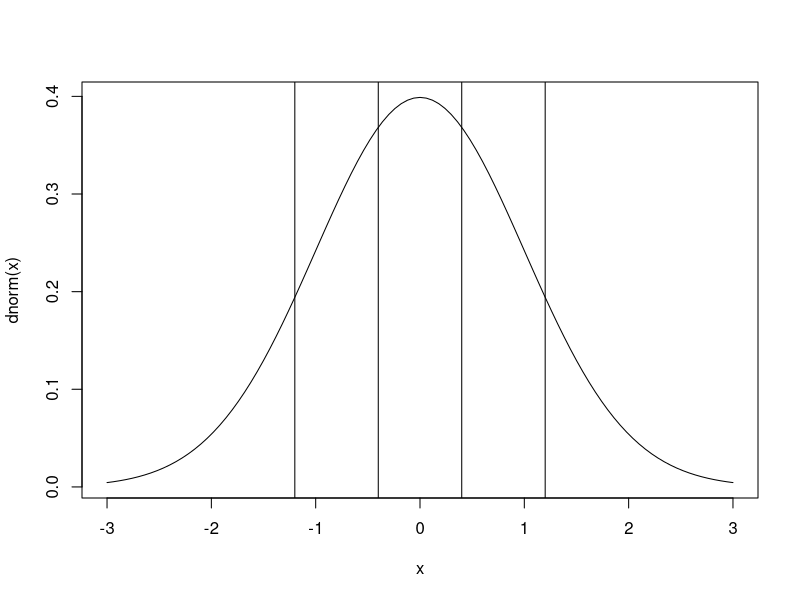

Recreate this plot in R.
## ---- chunk 1
library(dplyr)    # Data manipulation
library(magrittr) # Pipes
library(stringi)  # For counting substrings
library(ggplot2)  # Plotting suite
## ---- chunk 2
theme_update(plot.background = element_rect(fill = "transparent", colour = NA))
knitr::opts_chunk$set(dev.args=list(bg="transparent"))
## ---- chunk 3
set.seed(123)
x <- sample(1:6, 10, prob = rep(1/6, 6), replace = TRUE)
prop.table(table(x))
## ---- chunk 4
x <- sample(1:6, 100, prob = rep(1/6, 6), replace = TRUE)
prop.table(table(x))
## ---- chunk 5
x <- sample(1:6, 10000, prob = rep(1/6, 6), replace = TRUE)
prop.table(table(x))
## ---- chunk 6
x <- sample(1:6, 1000000, prob = rep(1/6, 6), replace = TRUE)
prop.table(table(x))
## ---- chunk 7
charx <- paste(x, collapse = "")

occurrences <- stri_count_fixed(charx, "123") / 1e6
trueprob <- (1/6)^3

cat(occurrences,"\n", trueprob, sep = "")
## ---- chunk 8
# Initialise results object
result <- list() 

# repeat K times
for (i in 1:100) { 
  
  # generate a dataset of interest
  dataset <- sample(1:6, 100000, prob = rep(1/6, 6), replace = TRUE)
  
  # optional: perform your method on this dataset
  
  # Save the values you are interested in 
  result[[i]] <- dataset
  
} 

# Aggregate your results
probs <- sapply(result, function(x) prop.table(table(x)))

# Display output
rowMeans(probs)
## ---- chunk 9
result <- list()
for (i in 1:100000) { # repeat 100.000 times
  result[[i]] <- sample(1:6, 100, prob = rep(1/6, 6), replace = TRUE)
} # 'only' 100 dice
probs <- sapply(result, function(x) prop.table(table(x)))
rowMeans(probs)
## ---- chunk 10
result <- list()
for (i in 1:1000) { 
  result[[i]] <- sample(1:6, 
                        size = 1000, 
                        prob = c(.01, .04, .1, .15, .2, .5),
                        replace = TRUE)
} # 1000 trials
probs <- sapply(result, function(x) prop.table(table(x)))
rowMeans(probs)
## ---- chunk 11
cuts <- c(-Inf, -1.2, -0.4, 0.4, 1.2, Inf)

curve(dnorm, -3, 3)
abline(v = cuts)
## ---- chunk 12
set.seed(123)

treatment <- rnorm(24, .7)
control   <- rnorm(24)

treatCut <- as.numeric(cut(treatment, cuts))
contrCut <- as.numeric(cut(control,  cuts))

t.test(treatment, control)$p.value
t.test(treatCut, contrCut)$p.value
## ---- chunk 13
# Initialise results object
result <- matrix(FALSE, nrow = 100000, ncol = 2) 

for (i in 1:100000) { 
  # generate a dataset of interest
  treatment <- rnorm(24, .7)
  control   <- rnorm(24)
  treatCut <- as.numeric(cut(treatment, cuts))
  contrCut <- as.numeric(cut(control,  cuts))
  
  # perform your method on this dataset
  treatp <- t.test(treatment, control)$p.value
  contrp <- t.test(treatCut, contrCut)$p.value
  
  # Save the values you are interested in 
  result[i,1] <- treatp < 0.05
  result[i,2] <- contrp < 0.05
} 

colMeans(result)
